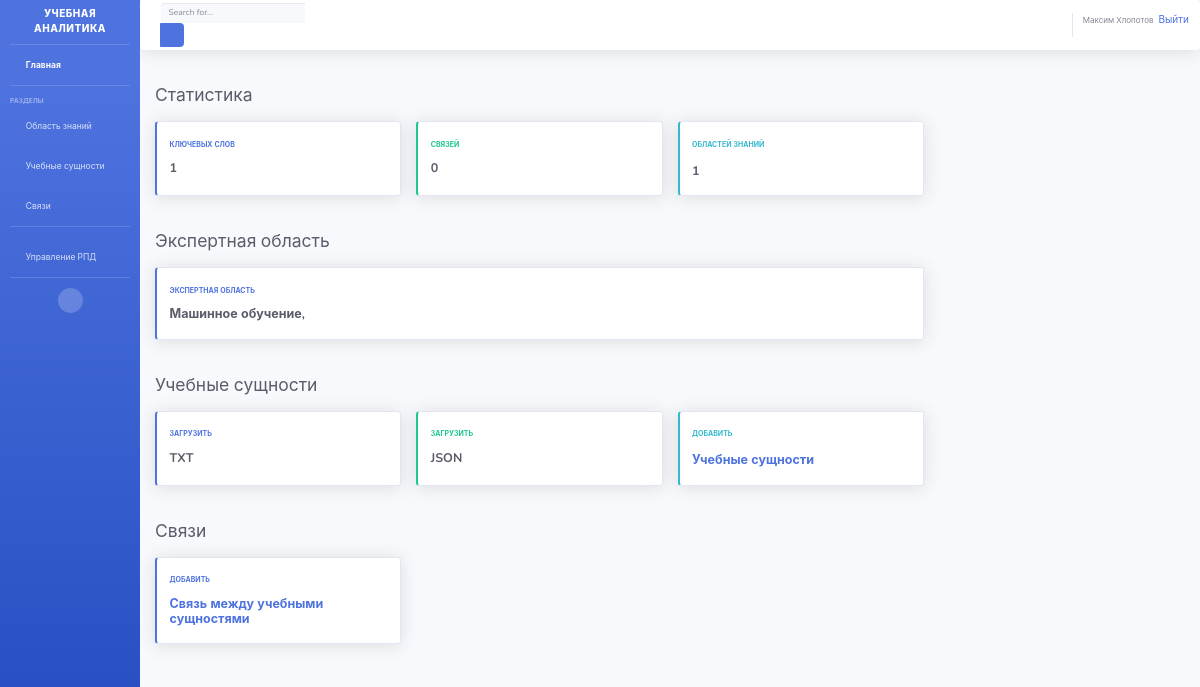
Page / (signed in) on the earlier database version.
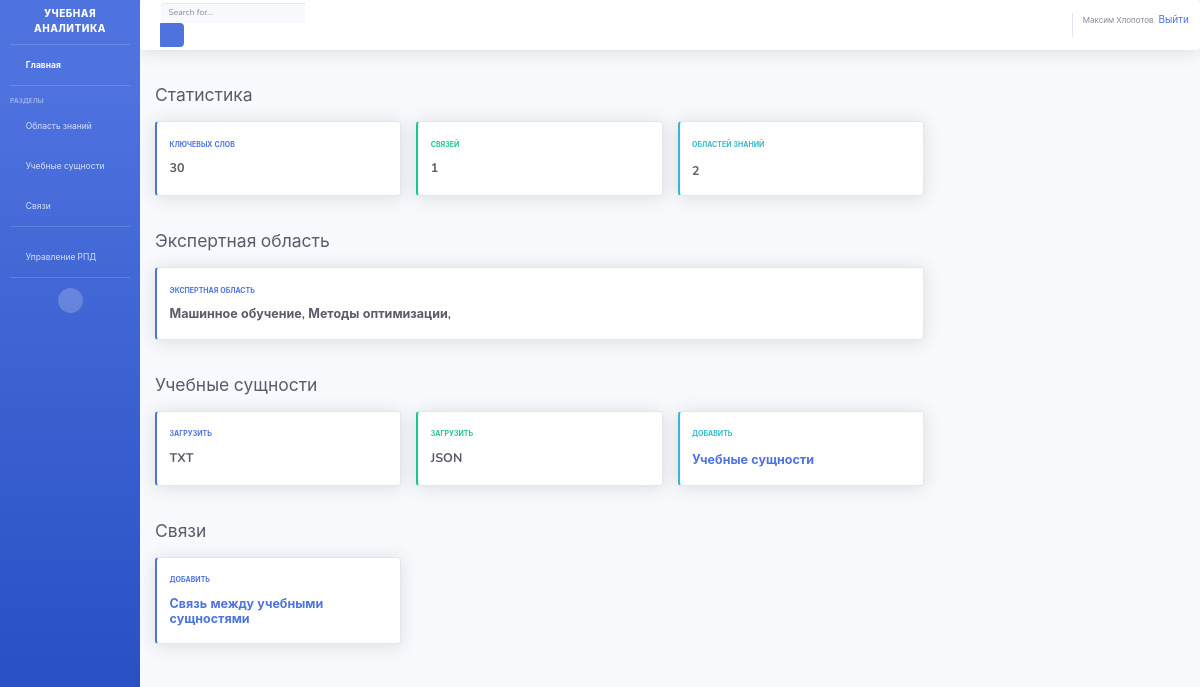
Same page on the later database version.
### dataprocessing/models.py (models this page shows, shortened)
class Domain(models.Model):
    name = models.CharField(max_length=200, blank=True, verbose_name='Название')
    user = models.ManyToManyField(settings.AUTH_USER_MODEL, related_name = 'domain_user', verbose_name='Пользователи')

### dataprocessing/views.py (the view)
# urls.py: url(r'^$', views.index, name = 'index'),
@login_required
def index(request):
    domain_list = Domain.objects.filter(user=request.user)
    num_domain = Domain.objects.all().count()
    num_relation = Relation.objects.all().count()
    num_items = Items.objects.filter(author = request.user).count()
    return render(
        request,
        'index.html',
        context={'num_domain':num_domain,'num_items':num_items,'num_relation':num_relation,'domain_list':domain_list}
    )

### dataprocessing/templates/index.html (shortened to what the changed rows need)
{% extends "main.html" %}
{% block content %}
{% if user.is_authenticated %}
          <div class="d-sm-flex align-items-center justify-content-between mb-4">
            <h1 class="h3 mb-0 text-gray-800">Статистика</h1>
          </div>
          <div class="row">
            <div class="col-xl-3 col-md-6 mb-4">
              <div class="card border-left-primary shadow h-100 py-2">
                <div class="card-body">
                  <div class="row no-gutters align-items-center">
                    <div class="col mr-2">
                      <div class="text-xs font-weight-bold text-primary text-uppercase mb-1">Ключевых слов</div>
                      <div class="h5 mb-0 font-weight-bold text-gray-800">{{ num_items }}</div>
                    </div>
                    <div class="col-auto">
                      <i class="fas fa-list fa-2x text-gray-300"></i>
                    </div>
                  </div>
                </div>
              </div>
            </div>
            <div class="col-xl-3 col-md-6 mb-4">
              <div class="card border-left-success shadow h-100 py-2">
                <div class="card-body">
                  <div class="row no-gutters align-items-center">
                    <div class="col mr-2">
                      <div class="text-xs font-weight-bold text-success text-uppercase mb-1">Связей</div>
                      <div class="h5 mb-0 font-weight-bold text-gray-800">{{num_relation}}</div>
                    </div>
                    <div class="col-auto">
                      <i class="fas fa-sitemap fa-2x text-gray-300"></i>
                    </div>
                  </div>
                </div>
              </div>
            </div>
            <div class="col-xl-3 col-md-6 mb-4">
              <div class="card border-left-info shadow h-100 py-2">
                <div class="card-body">
                  <div class="row no-gutters align-items-center">
                    <div class="col mr-2">
                      <div class="text-xs font-weight-bold text-info text-uppercase mb-1">Областей знаний</div>
                      <div class="row no-gutters align-items-center">
                        <div class="col-auto">
                          <div class="h5 mb-0 mr-3 font-weight-bold text-gray-800">{{num_domain}}</div>
                        </div>
                      </div>
                    </div>
                    <div class="col-auto">
                      <i class="fas fa-university fa-2x text-gray-300"></i>
                    </div>
                  </div>
                </div>
              </div>
            </div>
            </div>
<div class="d-sm-flex align-items-center justify-content-between mb-4">
      <h1 class="h3 mb-0 text-gray-800">Экспертная область</h1>
      </div>
        <div class="row">
            <div class="col-xl-9 col-md-6">
              <div class="card border-left-primary shadow h-100 py-2">
                <div class="card-body">
                  <div class="row no-gutters align-items-center">
                    <div class="col mr-2">
                      <div class="text-xs font-weight-bold text-primary text-uppercase mb-1">Экспертная область</div>
                      <div class="h5 mb-0 font-weight-bold text-gray-800">
                      {% for domain in domain_list %}
                      {{domain.name}},
                      {% endfor %}
                      </div>
                    </div>
                    <div class="col-auto">
                      <i class="fas fa-university fa-2x text-gray-300" data-toggle="modal" data-target="#TxtModal"></i>
                    </div>
                  </div>
                </div>
              </div>
            </div>
          </div>
<br>
 <div class="d-sm-flex align-items-center justify-content-between mb-4">
      <h1 class="h3 mb-0 text-gray-800">Учебные сущности</h1>
      </div>
          <div class="row">
            <div class="col-xl-3 col-md-6 mb-4">
              <div class="card border-left-primary shadow h-100 py-2">
                <div class="card-body">
                  <div class="row no-gutters align-items-center">
                    <div class="col mr-2">
                      <div class="text-xs font-weight-bold text-primary text-uppercase mb-1">Загрузить</div>
                      <div class="h5 mb-0 font-weight-bold text-gray-800">TXT
                      </div>
                    </div>
                    <div class="col-auto">
                      <i class="fas fa-download fa-2x text-gray-300" data-toggle="modal" data-target="#TxtModal"></i>
                    </div>
                  </div>
                </div>
              </div>
            </div>
            <div class="col-xl-3 col-md-6 mb-4">
              <div class="card border-left-success shadow h-100 py-2">
                <div class="card-body">
                  <div class="row no-gutters align-items-center">
                    <div class="col mr-2">
                      <div class="text-xs font-weight-bold text-success text-uppercase mb-1">Загрузить</div>
                      <div class="h5 mb-0 font-weight-bold text-gray-800">JSON</div>
                    </div>
                    <div class="col-auto">
                      <i class="fas fa-download fa-2x text-gray-300" data-toggle="modal" data-target="#JsonModal"></i>
                    </div>
                  </div>
                </div>
              </div>
            </div>
            <div class="col-xl-3 col-md-6 mb-4">
              <div class="card border-left-info shadow h-100 py-2">
                <div class="card-body">
                  <div class="row no-gutters align-items-center">
                    <div class="col mr-2">
                      <div class="text-xs font-weight-bold text-info text-uppercase mb-1">Добавить</div>
                      <div class="row no-gutters align-items-center">
                        <div class="col-auto">
                          <div class="h5 mb-0 mr-3 font-weight-bold text-gray-800"><a href="{% url 'post_items' %}">Учебные сущности</a></div>
                        </div>
                      </div>
                    </div>
                    <div class="col-auto">
                      <i class="fas fa-clipboard-list fa-2x text-gray-300"></i>
                    </div>
                  </div>
                </div>
              </div>
            </div>
</div>
<div class="d-sm-flex align-items-center justify-content-between mb-4">
      <h1 class="h3 mb-0 text-gray-800">Связи</h1>
      </div>
 <div class="row">
            <div class="col-xl-3 col-md-6 mb-4">
              <div class="card border-left-primary shadow h-100 py-2">
                <div class="card-body">
                  <div class="row no-gutters align-items-center">
                    <div class="col mr-2">
                      <div class="text-xs font-weight-bold text-primary text-uppercase mb-1">Добавить</div>
                      <div class="h5 mb-0 font-weight-bold text-gray-800"><a href = "{% url 'post_relation' %}">Связь между учебными сущностями</a>
                      </div>
                    </div>
                    <div class="col-auto">
                      <i class="fas fa-sitemap fa-2x text-gray-300"></i>
                    </div>
                  </div>
                </div>
              </div>
            </div>
{%else%}
    <p>У вас нет доступа к этой странице. Обратитесь к администратору</p>
    <li><a href="{% url 'index'%}">Вернуться</a></li>
{% endif %}
{% endblock %}

Differences in the rows shown:
added Domain: name "Методы оптимизации"
Other differences:
{{ num_items }}: "1" → "30"
{{ num_relation }}: "0" → "1"
{{ num_domain }}: "1" → "2"
